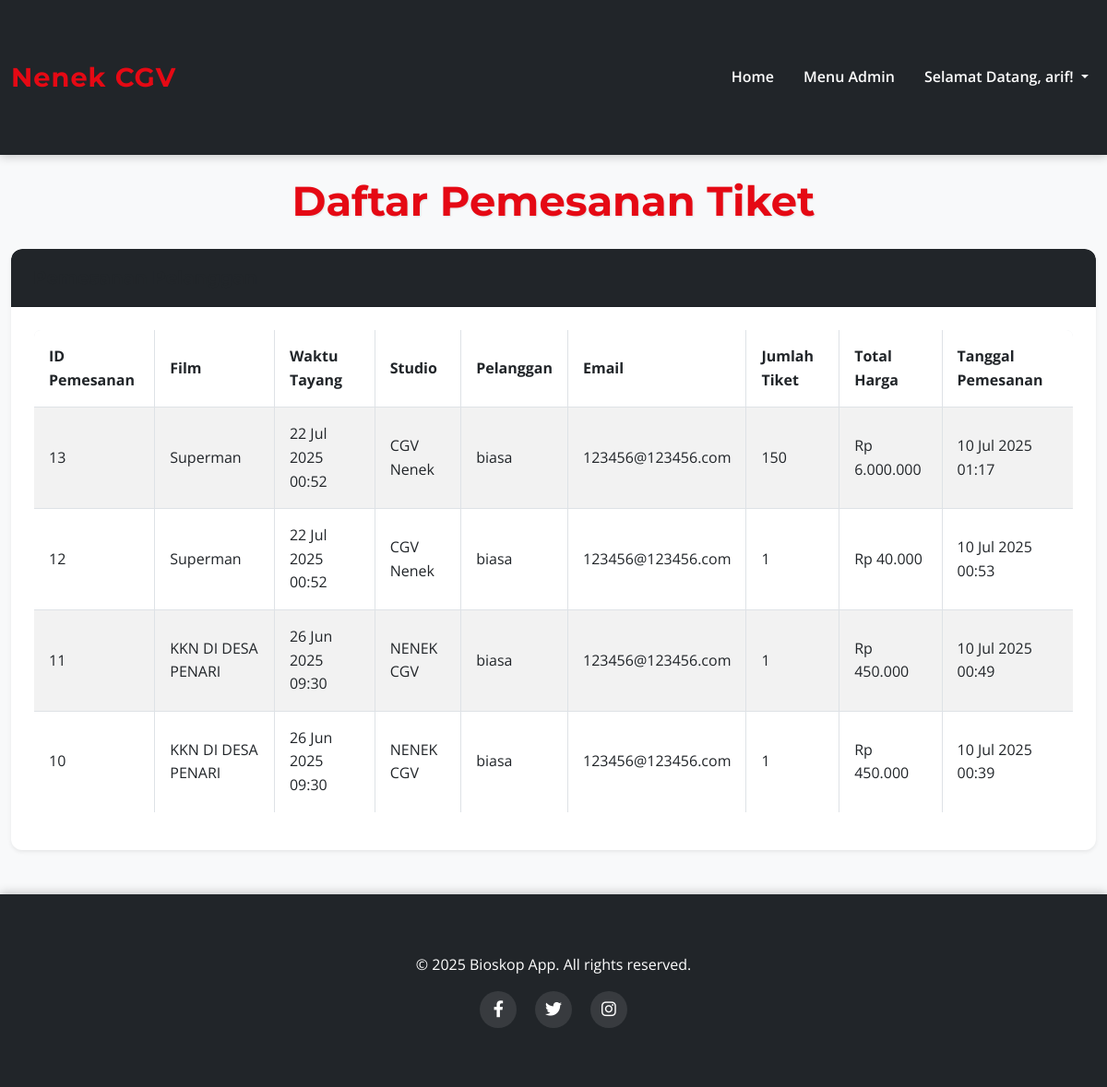
Page /bioskop_app/admin/bookings.php (signed in) on the committed database.
### tables this page shows
CREATE TABLE `bookings` (
  `booking_id` int(11) NOT NULL,
  `schedule_id` int(11) NOT NULL,
  `customer_name` varchar(255) NOT NULL,
  `customer_email` varchar(255) NOT NULL,
  `num_tickets` int(11) NOT NULL,
  `total_price` decimal(10,2) NOT NULL,
  `booking_date` datetime DEFAULT current_timestamp(),
  `user_id` int(11) DEFAULT NULL
);

CREATE TABLE `movies` (
  `movie_id` int(11) NOT NULL,
  `title` varchar(255) NOT NULL,
  `genre` varchar(100) DEFAULT NULL,
  `duration` int(11) DEFAULT NULL,
  `description` text DEFAULT NULL,
  `poster_url` varchar(255) DEFAULT NULL
);

CREATE TABLE `schedules` (
  `schedule_id` int(11) NOT NULL,
  `movie_id` int(11) NOT NULL,
  `show_time` datetime NOT NULL,
  `cinema_hall` varchar(50) NOT NULL,
  `price` decimal(10,2) NOT NULL
);

### bioskop_app/admin/bookings.php (the view, shortened to what this page needs)
<?php
include '../config/database.php';
include '../includes/header.php';
$stmt_bookings = $pdo->query("
    SELECT
        b.*,
        s.show_time,
        s.cinema_hall,
        s.price AS schedule_price,
        m.title AS movie_title
    FROM bookings b
    JOIN schedules s ON b.schedule_id = s.schedule_id
    JOIN movies m ON s.movie_id = m.movie_id
    ORDER BY b.booking_date DESC
");
$bookings = $stmt_bookings->fetchAll(PDO::FETCH_ASSOC);
?>
<h1 class="mb-4">Daftar Pemesanan Tiket</h1>
<div class="card shadow-sm">
    <div class="card-header bg-dark text-white">
        <h5 class="mb-0">Pemesanan Pelanggan</h5>
    </div>
    <div class="card-body">
        <?php if (empty($bookings)): ?>
            <div class="alert alert-info">Belum ada pemesanan tiket.</div>
        <?php else: ?>
            <div class="table-responsive">
                <table class="table table-striped table-bordered">
                    <thead>
                        <tr>
                            <th>ID Pemesanan</th>
                            <th>Film</th>
                            <th>Waktu Tayang</th>
                            <th>Studio</th>
                            <th>Pelanggan</th>
                            <th>Email</th>
                            <th>Jumlah Tiket</th>
                            <th>Total Harga</th>
                            <th>Tanggal Pemesanan</th>
                        </tr>
                    </thead>
                    <tbody>
                        <?php foreach ($bookings as $booking): ?>
                            <tr>
                                <td><?php echo htmlspecialchars($booking['booking_id']); ?></td>
                                <td><?php echo htmlspecialchars($booking['movie_title']); ?></td>
                                <td><?php echo date('d M Y H:i', strtotime($booking['show_time'])); ?></td>
                                <td><?php echo htmlspecialchars($booking['cinema_hall']); ?></td>
                                <td><?php echo htmlspecialchars($booking['customer_name']); ?></td>
                                <td><?php echo htmlspecialchars($booking['customer_email']); ?></td>
                                <td><?php echo htmlspecialchars($booking['num_tickets']); ?></td>
                                <td>Rp <?php echo number_format($booking['total_price'], 0, ',', '.'); ?></td>
                                <td><?php echo date('d M Y H:i', strtotime($booking['booking_date'])); ?></td>
                            </tr>
                        <?php endforeach; ?>
                    </tbody>
                </table>
            </div>
        <?php endif; ?>
    </div>
</div>
<?php include '../includes/footer.php'; ?>

### bioskop_app/includes/header.php (shortened to what this page needs)
<!DOCTYPE html>
<html lang="en">
<head>
    <link rel="stylesheet" href="https://cdnjs.cloudflare.com/ajax/libs/font-awesome/6.0.0-beta3/css/all.min.css">
    <link href="https://cdn.jsdelivr.net/npm/bootstrap@5.3.0/dist/css/bootstrap.min.css" rel="stylesheet">
    <link rel="stylesheet" href="/bioskop_app/css/style.css">
</head>
<body>
    <nav class="navbar navbar-expand-lg navbar-dark bg-dark">
        <div class="container">
            <a class="navbar-brand" href="/bioskop_app/">Nenek CGV</a>
            <div class="collapse navbar-collapse" id="navbarNav">
                <ul class="navbar-nav ms-auto">
                    <li class="nav-item">
                        <a class="nav-link" href="/bioskop_app/">Home</a>
                    </li>
                    <?php if (isset($_SESSION['user_id'])): ?>
                        <?php if (isset($_SESSION['role']) && $_SESSION['role'] === 'admin'): ?>
                            <li class="nav-item">
                                <a class="nav-link" href="/bioskop_app/admin/">Menu Admin</a>
                            </li>
                        <?php endif; ?>
                        <li class="nav-item dropdown">
                            <a class="nav-link dropdown-toggle" href="#" id="navbarDropdown" role="button" data-bs-toggle="dropdown" aria-expanded="false">
                                Selamat Datang, <?php echo htmlspecialchars($_SESSION['username']); ?>!
                            </a>
                        </li>
                    <?php endif; ?>
                </ul>
            </div>
        </div>
    </nav>
    <div class="container mt-4">

### bioskop_app/includes/footer.php (shortened to what this page needs)
</div>
    <footer class="bg-dark text-white text-center py-4 mt-5">
        <div class="container">
            <p>&copy; 2025 Bioskop App. All rights reserved.</p>
            <div class="social-icons mt-3">
                <a href="https://facebook.com/yourprofile" target="_blank" class="text-white mx-2 social-icon-link">
                </a>
                <a href="https://twitter.com/yourprofile" target="_blank" class="text-white mx-2 social-icon-link">
                </a>
                <a href="https://instagram.com/yourprofile" target="_blank" class="text-white mx-2 social-icon-link">
                </a>
            </div>
        </div>
    </footer>
</body>
</html>

### bioskop_app/css/style.css (style rules this page uses)
:root { --primary-color: #E50914; --secondary-color: #212529; --accent-color: #0d6efd; --light-bg: #f8f9fa; --dark-bg: #1a1a1a; --text-color-light: #fefefe; --text-color-dark: #333; --card-bg: #ffffff; --card-shadow: 0 4px 20px rgba(0, 0, 0, 0.08); --border-radius-lg: 12px; --border-radius-md: 8px; }
body { font-family: 'Open Sans', sans-serif; background-color: var(--light-bg); color: var(--text-color-dark); line-height: 1.6; margin: 0; padding: 0; }
h1, h2, h3, h4, h5, h6 { font-family: 'Montserrat', sans-serif; font-weight: 700; color: var(--secondary-color); }
h1 { font-size: 2.8rem; margin-bottom: 1.5rem; text-align: center; color: var(--primary-color); text-shadow: 1px 1px 2px rgba(0,0,0,0.1); }
p { font-size: 1rem; }
.navbar { background-color: var(--secondary-color) !important; box-shadow: 0 2px 10px rgba(0, 0, 0, 0.2); padding: 1rem 0; }
.navbar-brand { font-family: 'Montserrat', sans-serif; font-weight: 700; font-size: 1.8rem; color: var(--primary-color) !important; letter-spacing: 1px; }
.navbar-nav .nav-link { color: var(--text-color-light) !important; font-weight: 600; margin-left: 1rem; transition: color 0.3s ease, transform 0.3s ease; }
.container { max-width: 1200px; margin-top: 2.5rem; margin-bottom: 2.5rem; }
.card { border: none; border-radius: var(--border-radius-lg); box-shadow: var(--card-shadow); transition: transform 0.3s ease, box-shadow 0.3s ease; overflow: hidden; }
.card-body { padding: 1.5rem; display: flex; flex-direction: column; }
.card-header { background-color: var(--secondary-color); color: var(--text-color-light); font-family: 'Montserrat', sans-serif; font-weight: 600; font-size: 1.2rem; border-top-left-radius: var(--border-radius-lg) !important; border-top-right-radius: var(--border-radius-lg) !important; padding: 1.2rem 1.5rem; }
.table { border-radius: var(--border-radius-md); overflow: hidden; border: 1px solid #dee2e6; }
.table thead { background-color: #e9ecef; color: var(--secondary-color); }
.table th, .table td { padding: 1rem; vertical-align: middle; }
.table-striped tbody tr:nth-of-type(odd) { background-color: rgba(0, 0, 0, 0.03); }
footer { background-color: var(--secondary-color); color: var(--text-color-light); padding: 1.5rem 0; text-align: center; font-size: 0.9rem; margin-top: 3rem; box-shadow: 0 -2px 10px rgba(0, 0, 0, 0.2); }
.social-icons .social-icon-link { display: inline-block; width: 40px; height: 40px; line-height: 40px; border-radius: 50%; background-color: rgba(255, 255, 255, 0.1); transition: background-color 0.3s ease, transform 0.3s ease; text-decoration: none; }

### rows in the picture
bookings: booking_id "13", movies.title "Superman", schedule.show_time "22 Jul 2025 00:52", schedule.cinema_hall "CGV Nenek", customer_name "biasa", customer_email "123456@123456.com", num_tickets "150", total_price "6.000.000", booking_date "10 Jul 2025 01:17"
bookings: booking_id "12", movies.title "Superman", schedule.show_time "22 Jul 2025 00:52", schedule.cinema_hall "CGV Nenek", customer_name "biasa", customer_email "123456@123456.com", num_tickets "1", total_price "40.000", booking_date "10 Jul 2025 00:53"
bookings: booking_id "11", movies.title "KKN DI DESA PENARI", schedule.show_time "26 Jun 2025 09:30", schedule.cinema_hall "NENEK CGV", customer_name "biasa", customer_email "123456@123456.com", num_tickets "1", total_price "450.000", booking_date "10 Jul 2025 00:49"
bookings: booking_id "10", movies.title "KKN DI DESA PENARI", schedule.show_time "26 Jun 2025 09:30", schedule.cinema_hall "NENEK CGV", customer_name "biasa", customer_email "123456@123456.com", num_tickets "1", total_price "450.000", booking_date "10 Jul 2025 00:39"

### other values in the picture
$_SESSION['username'] "arif"
